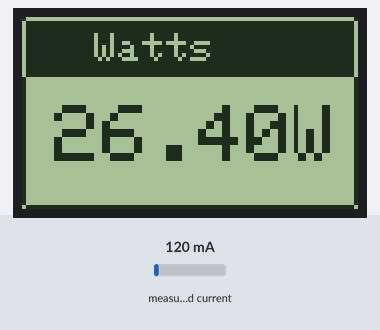
Recording of a sketch running on a simulated Arduino Uno, built with avr-gcc and run on an emulated ATmega328P. Parts: 84×48 one-colour display. Inputs (shaded band) come from the test bench; at power-on: measured current 120 mA. What the sketch prints to the serial monitor is not drawn.

Above: at 1.8 s.
1.9 s: measured current set to 40 mA
At 3.2 s:
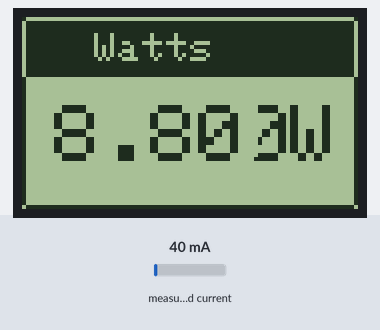
3.5 s: measured current set to 500 mA
At 5.1 s:
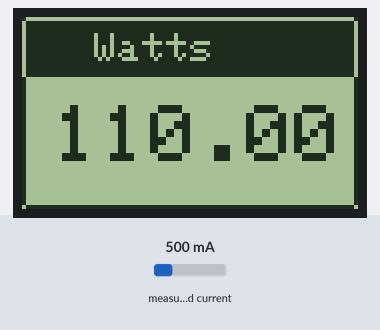
5.6 s: measured current set to 1000 mA
At 6.9 s:
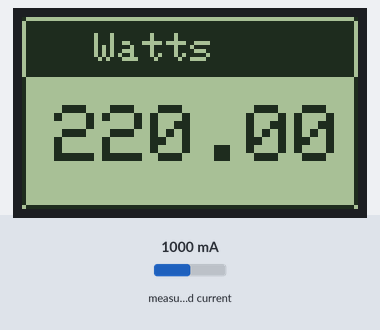
Timing chart, 0 to 8.6 s (numbered marks = the images above; inputs shaded):
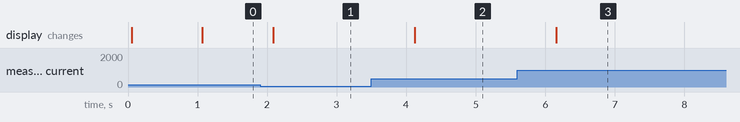

Measured:
- after the input at 1.9 s, the display: changes after 0.19 s (image 1)
- after the input at 3.5 s, the display: changes after 0.62 s (image 2)
- after the input at 5.6 s, the display: changes after 0.56 s (image 3)

The sketch:

MedidorConsumo.ino
```cpp
#include <Adafruit_GFX.h>
#include <Adafruit_PCD8544.h>
#include "EmonLib.h"
#include <SPI.h>

EnergyMonitor emon;

Adafruit_PCD8544 display = Adafruit_PCD8544(8, 9, 10, 11, 12);

//Pino do sensor SCT
int pin = 1;

void setup()
{
  Serial.begin(9600);
  //Pino, calibracao - Cur Const= Ratio/BurdenR. 2000/33 = 60
  emon.current(pin, 60);
  display.begin();
  display.setContrast(48);
  display.clearDisplay();
  display.setTextSize(1);
  display.setTextColor(BLACK);
  display.drawRect(0, 0, 84, 48,  2);
  display.fillRect(0, 0, 84, 15,  2);
  display.setTextColor(WHITE, BLACK);
  display.setCursor(18, 4);
  display.println("Watts");
  display.setTextColor(BLACK, WHITE);
  display.setTextSize(2);
}

void loop()
{
  double Irms = emon.calcIrms(20);
  int voltagem = 220;
  Serial.print("Corrente : ");
  Serial.print(Irms);

  display.fillRect(4, 15, 55 , 20, 0);
  display.setCursor(8, 22);
  display.println(Irms*voltagem, 2);
  display.display();
  display.setCursor(67, 22);
  display.println("W");
  delay(1000);
}
```
